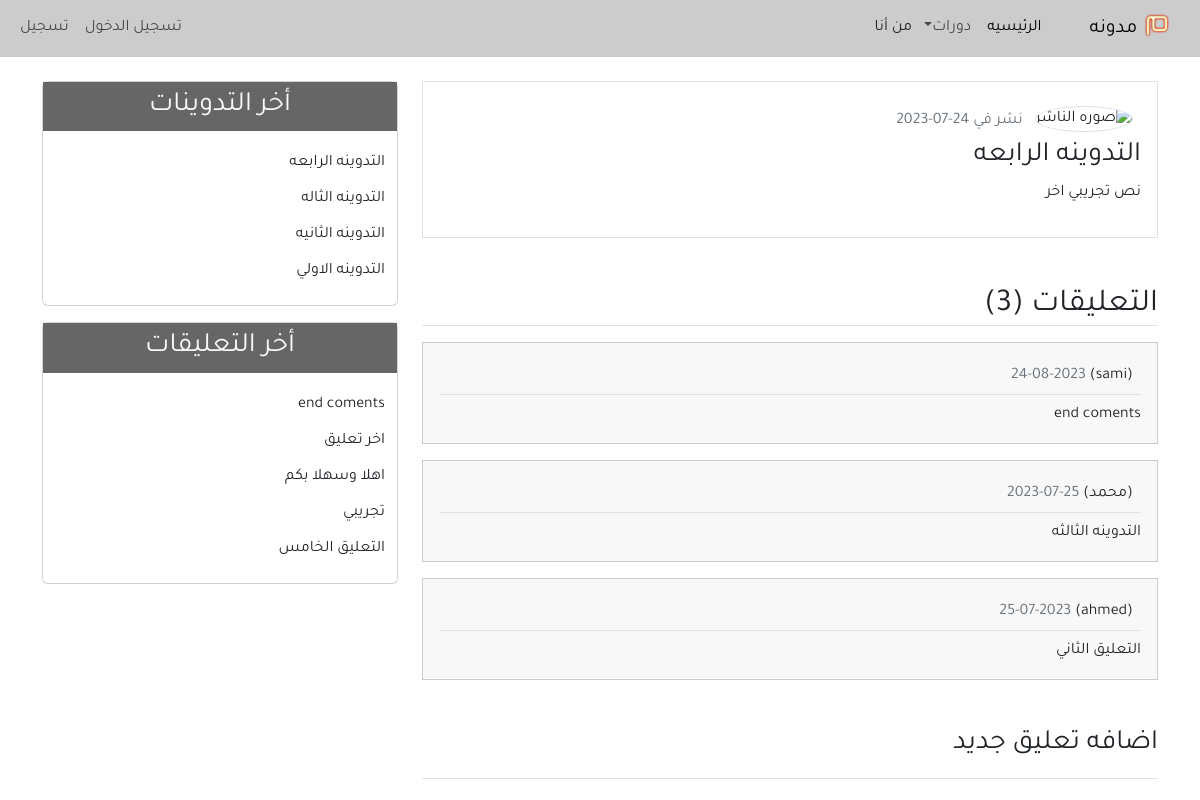
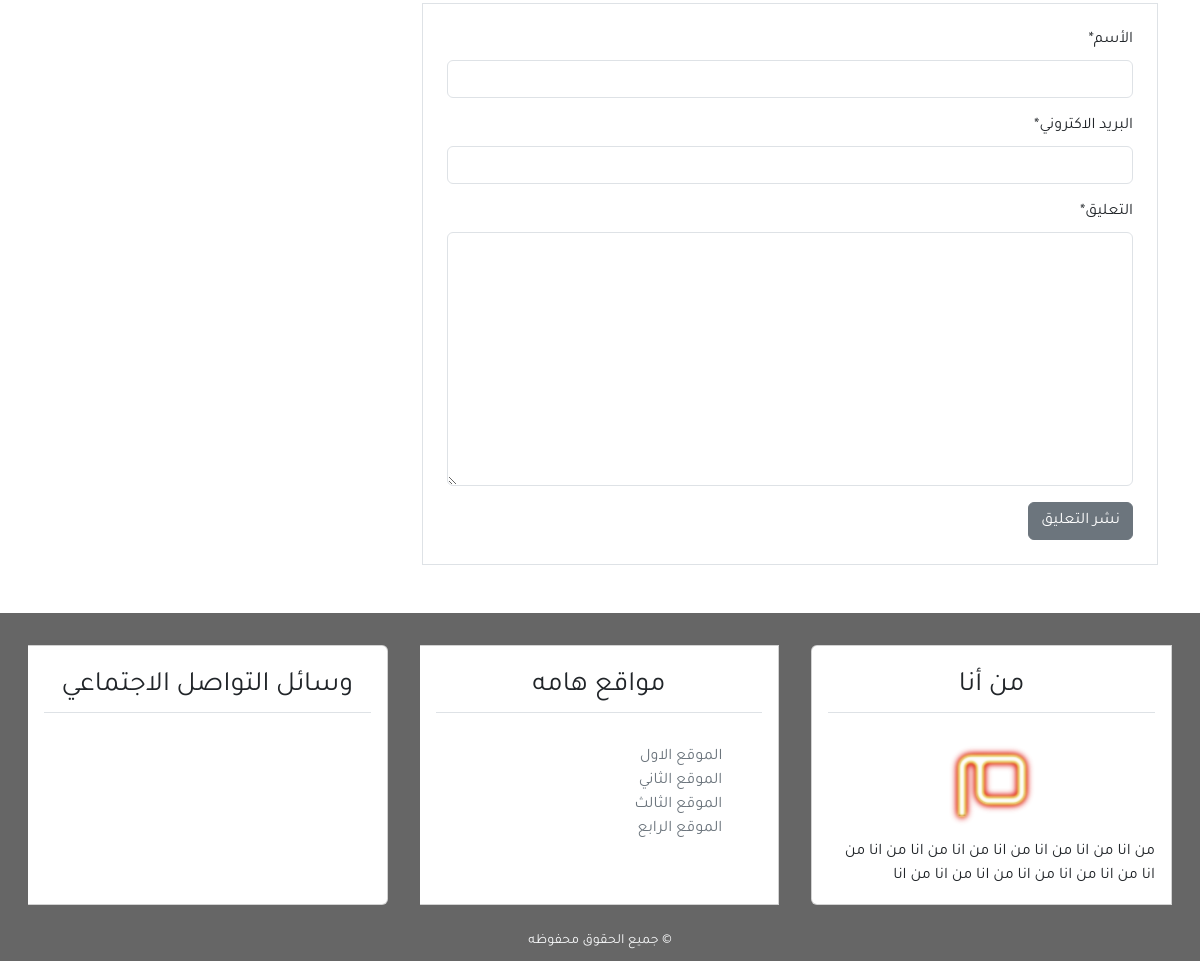
/detail/4/, run on the app's committed database (2 pictures, top to bottom).
### blog/models.py (models this page shows, shortened)
class Post(models.Model):
    title = models.CharField(max_length=100)
    content = models.TextField()
    post_date = models.DateTimeField(default=timezone.now)
    post_update = models.DateTimeField(auto_now=True)
    author = models.ForeignKey(User, on_delete=models.CASCADE)
    def __str__(self):
        return self.title
    class Meta:
        ordering = ('-post_date'),

class Comment(models.Model):
    name = models.CharField(max_length=100, verbose_name='الأسم')
    email = models.EmailField(verbose_name='البريد الاكتروني')
    body = models.TextField(verbose_name='التعليق')
    comment_date = models.DateTimeField(auto_now_add=True)
    active = models.BooleanField(default=False)
    post = models.ForeignKey(Post, on_delete=models.CASCADE, related_name='comments')
    class Meta:
        ordering = ('-comment_date'),

### blog/views.py (the view)
# urls.py: path('detail/<int:post_id>/', views.post_detail, name='detail')
def post_detail(request, post_id):
    post = get_object_or_404(Post, pk=post_id)
    comments = post.comments.filter(active=True)
    if request.method == 'POST':
        comment_form = NewComment(data=request.POST)
        if comment_form.is_valid():
            new_comment = comment_form.save(commit=False)
            new_comment.post = post
            new_comment.save()
            return redirect('detail', post_id)
    else:
        comment_form = NewComment()
    context = {
        'title': post,
        'post': post,
        'comments': comments,
        'comment_form': comment_form,
    }
    return render(request, 'blog/detail.html', context)

### blog/forms.py
class NewComment(forms.ModelForm):
    class Meta:
        model = Comment
        fields = ('name','email','body')

### blog/templatetags/post_tags.py (called while the page is built)
@register.inclusion_tag('blog/latest_posts.html')
def latest_posts():
    context={
    'l_posts' : Post.objects.all()[0:5]
    }
    return context

@register.inclusion_tag('blog/latest_comments.html')
def latest_comments():
    context={
    'l_comments' : Comment.objects.filter(active=True)[0:5]
    }
    return context

### blog/templates/blog/detail.html (shortened to what this page needs)
{% extends "blog/base.html" %}
{% block content %}
{% load crispy_forms_tags %}
    <div class =" border p-3 mb-3">
        <img class =" img-fluid rounded-circle border m-2" width ="70px" src ="https://encrypted-tbn0.gstatic.com/images?q=tbn:ANd9GcQQFh8p_v0S06A3meFD4QOIYcMozNLY3Rofj9YMbME0zW0JA0IwkoegzHjSi-ZjaEeltzU&usqp=CAU" alt ="صوره الناشر">
        <span class ="text-secondary">نشر في {{post.post_date| date:'d-m-Y'}}</span>
        <h3>{{post.title}}</h3>
        <p>{{post.content}}</p>
    </div>
        <h2 class = "border-bottom mt-5 mb-3"> التعليقات ({{comments.count}})</h2>
            {% for comment in comments %}
                <ul class = "mb-3 p-3 comment">
                    <h6 class = "border-bottom p-2">({{comment.name}})
                         <span class = "text-secondary">{{comment.comment_date|date:'d-m-Y'}}</span></h6>
                  {{comment.body}}
                </ul>
            {% empty %}
            <h6 class = "text-center p-4 comment">
                 لا يوجد تعليقات
            </h6>
            {% endfor %}
   <h3 class = "border-bottom pb-3 mb-3 mt-5"> اضافه تعليق جديد</h3>
   <div class="border p-4 mb-5 mt-4">
    <form method="POST">
        {{comment_form|crispy}}
        <input class ="btn btn-secondary " type="submit" value="نشر التعليق">
    </form>
</div>
{% endblock content %}

### blog/templates/blog/latest_posts.html
<ul class = "list-group-flush latest-post">
    {% for post in l_posts %}
        <li class = "list-group-item latest-post-item">
            <a class = "text-dark" href = "{% url 'detail' post.id %}">{{post.title}}</a>
        </li>
    {% endfor %}
</ul>

### blog/templates/blog/latest_comments.html
<ul class="list-group-flush latest-comment">
    {% for comment in l_comments %}
    <li class="list-group-item latest-comment-item">
        <a class="text-dark" href="{% url 'detail' comment.post.id %}">
            {% if comment.body|length > 40 %}
            {{comment.body|slice:'45'}} ..
            {% else %}
            {{comment.body}}
            {% endif %}
        </a>
    </li>
    {% empty %}
    <li class="list-group-item latest-comment-item">لا يوجد تعليقات</li>
    {% endfor %}
</ul>

### blog/static/blog/css/main.css (style rules this page uses)
html, body { direction: rtl; text-align: right; }
body { font-family: 'Tajawal', 'sans-serf'; }
.latest-post, .latest-comment { padding: 0 15px; }
.latest-post, .latest-post-item, .latest-comment, .latest-comment-item { padding: 6px; }
.latest-post li:last-child, .latest-comment li:last-child { border-bottom: 0; padding-bottom: 0; }
.comment { background-color: #f8f8f8; border: 1px solid #ccc; }
a { text-decoration: none; }
ul { list-style-type: none; }

### data on the page
Post: post_date "24-07-2023", title "التدوينه الرابعه", content "نص تجريبي اخر"
Comment: name "sami", comment_date "24-08-2023", body "end coments"
Comment: name "محمد", comment_date "25-07-2023", body "التدوينه الثالثه"
Comment: name "ahmed", comment_date "25-07-2023", body "التعليق الثاني"
Post: title "التدوينه الثاله"
Post: title "التدوينه الثانيه"
Post: title "التدوينه الاولي"
Comment: body "اخر تعليق"
Comment: body "اهلا وسهلا بكم"
Comment: body "تجريبي"
Comment: body "التعليق الخامس"

### other printed values
{{ comments.count }} "3"
